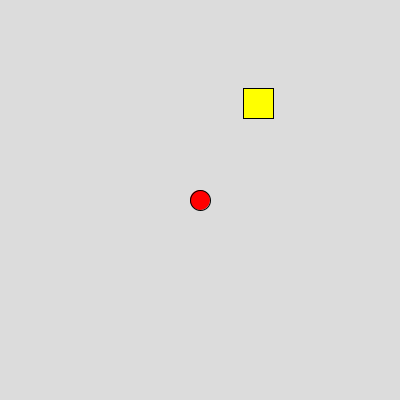
Frame 1 (no input)
Frame 60 (the mouse pressed at the canvas centre just before this capture): identical to frame 1, image omitted
Frame 120 (the mouse held since frame 60 and released just before this capture): identical to frame 1, image omitted

The Processing sketch that drew this single still picture (run headless with seeded random() and noise(); from frame 60 on, the mouse is pressed at the canvas centre):

// Processing sketch: ejercicio17
// ── ejercicio17.pde
float x1, y1; // Coordenadas de Link
float x2, y2; // Coordenadas de la caja de tesoro
float distanciaLimite = 50; // Distancia límite para que el power up desaparezca

void setup() {
  size(400, 400);
  
  // Inicializar las coordenadas de Link y de la caja de tesoro
  x1 = width / 2; // Inicialmente en el centro de la ventana
  y1 = height / 2;
  x2 = random(width); // Posición aleatoria para la caja de tesoro
  y2 = random(height);
}

void draw() {
  background(220);
  
  // Calcular la distancia entre Link y la caja de tesoro
  float distancia = dist(x1, y1, x2, y2);
  
  // Dibujar a Link como un círculo
  fill(255, 0, 0); // Rojo
  ellipse(x1, y1, 20, 20); // Círculo centrado en las coordenadas de Link
  
  // Dibujar la caja de tesoro como un cuadrado
  fill(255, 255, 0); // Amarillo
  rectMode(CENTER);
  rect(x2, y2, 30, 30); // Cuadrado centrado en las coordenadas de la caja de tesoro
  
  // Mostrar la distancia en la consola
  println("Distancia entre Link y la caja de tesoro:", distancia);
  
  // Si la distancia es menor que la distancia límite, el power up desaparece
  if (distancia < distanciaLimite) {
    fill(0); // Negro
    textSize(20);
    textAlign(CENTER, CENTER);
    text("¡Power up desapareció!", width / 2, height - 30);
  }
}

void mouseMoved() {
  // Actualizar las coordenadas de Link con la posición del mouse
  x1 = mouseX;
  y1 = mouseY;
}
